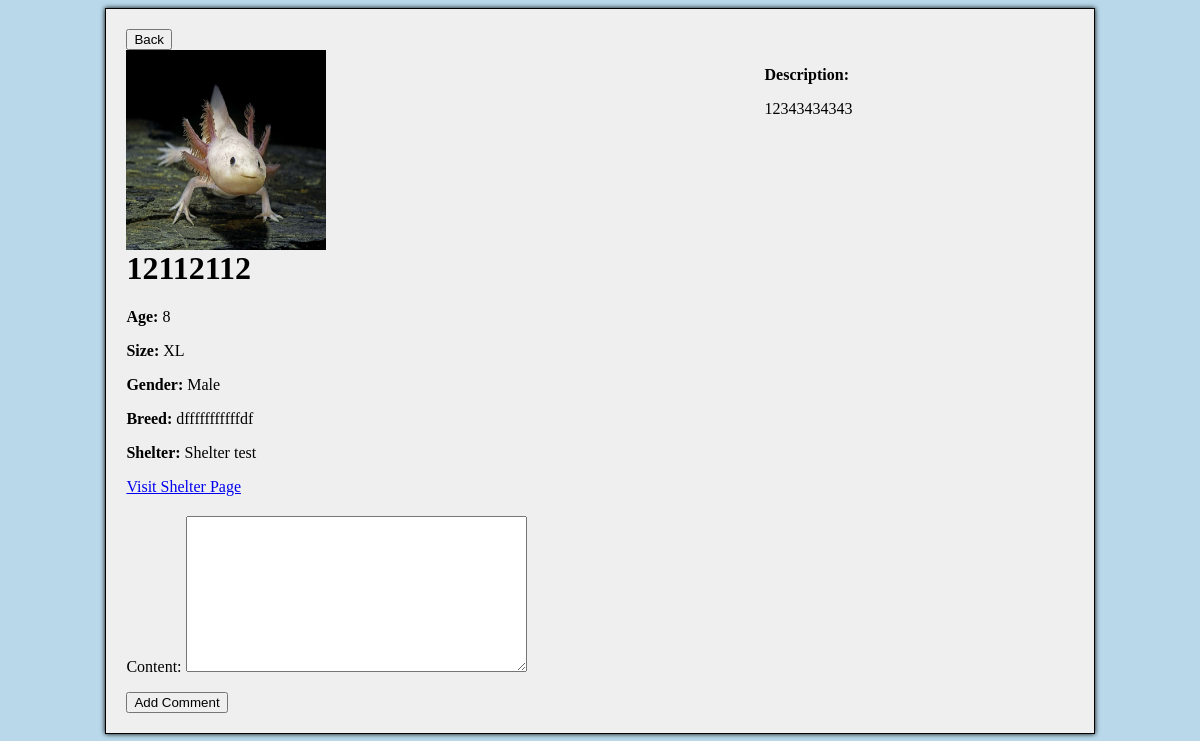
/dogs/22/, run on an earlier commit of the app's database.
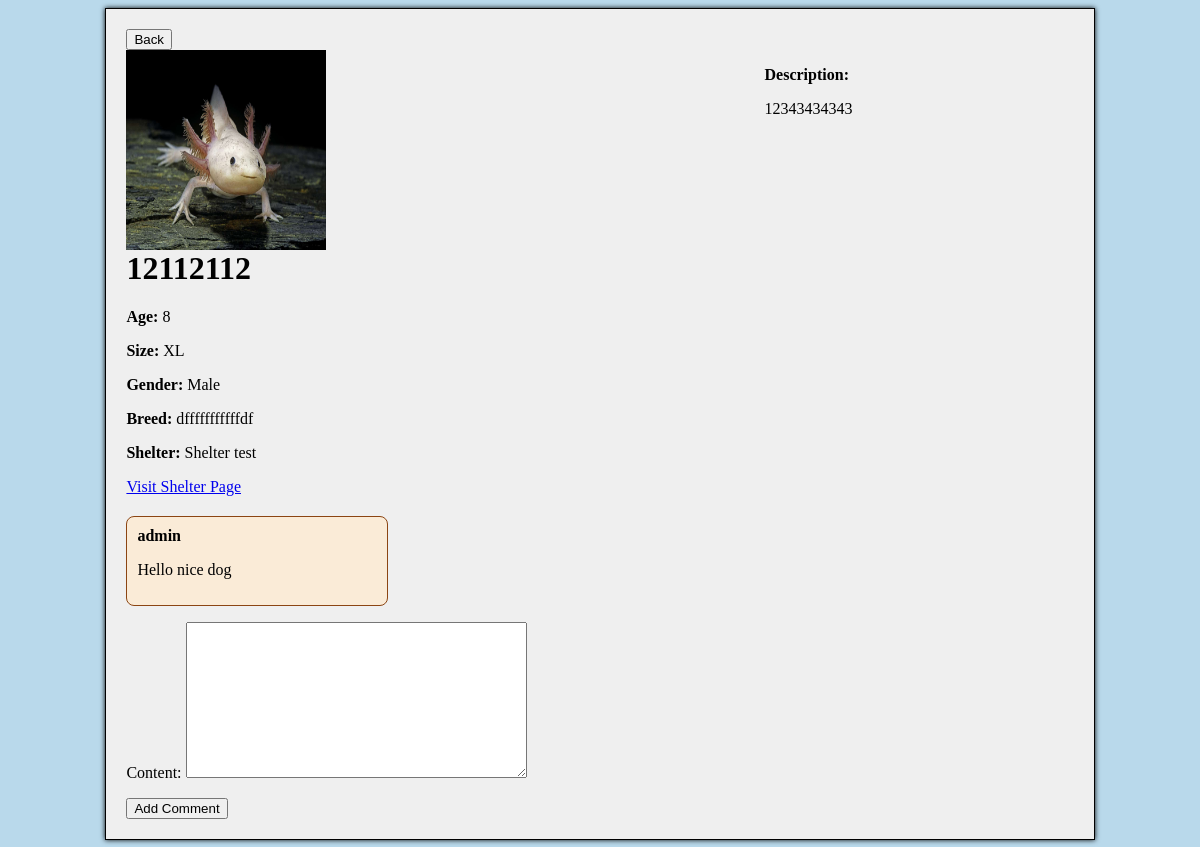
And on a later commit of the database.
### gui/models.py (models this page shows, shortened)
class Comment(models.Model):
    post = models.ForeignKey(DogAdoptionPost, on_delete=models.CASCADE, related_name='comments')
    author = models.ForeignKey(get_user_model(), on_delete=models.CASCADE)
    content = models.TextField()

class CustomUser(AbstractUser):
    ROLE_CHOICES = (
        ('ordinary', 'Ordinary User'),
        ('shelter', 'Shelter'),
    )
    role = models.CharField(max_length=10, choices=ROLE_CHOICES, default='ordinary')
    registration_code = models.CharField(max_length=100, blank=True, null=True)

### gui/views.py (the view)
# urls.py: path('dogs/<int:pk>/', DogDetailView.as_view(), name='dog_details'),
class DogDetailView(DetailView):
    model = DogAdoptionPost
    template_name = 'dog_details.html'
    context_object_name = 'dog'
    def get_context_data(self, **kwargs):
        context = super().get_context_data(**kwargs)
        context['comments'] = Comment.objects.filter(post=self.object)
        context['comment_form'] = CommentForm()
        context['dog_post'] = self.object
        return context

### gui/forms.py
class CommentForm(forms.ModelForm):
    class Meta:
        model = Comment
        fields = ('content',)

### gui/templates/dog_details.html (shortened to what this page needs)
{% extends "base_content.html" %}
{% load static %}
{% block content %}
<button onclick="window.location='{% url 'index' %}';">Back</button>
<div class="dog-details">
    <div class="left-side">
        <div class="dog-image">
            {% if dog.image %}
                <img src="{{ dog.image.url }}" style="width: 200px; height: 200px;">
            {% else %}
                <img src="{% static 'dog_silhouette.jpg' %}" style="width: 200px; height: 200px;">
            {% endif %}
        </div>
        <h1>{{ dog.name }}</h1>
        <p><strong>Age:</strong> {{ dog.age }}</p>
        <p><strong>Size:</strong> {{ dog.size }}</p>
        <p><strong>Gender:</strong> {{ dog.get_gender_display }}</p>
        <p><strong>Breed:</strong> {{ dog.breed }}</p>
        <p><strong>Shelter:</strong> {{ dog.shelter.name }}</p>
        <a href="{% url 'shelter_details' dog.shelter.pk %}">Visit Shelter Page</a>
    </div>
    <div class="right-side">
        <div class="dog-description">
            <p><strong>Description:</strong></p>
            <p>{{ dog.description }}</p>
        </div>
    </div>
</div>
<div class="comment-section">
    {% for comment in comments %}
        <div class="comment">
            <div class="author">{{ comment.author }}</div>
            <p>{{ comment.content }}</p>
        </div>
    {% endfor %}
    <form action="{% url 'add_comment_to_post' dog.pk %}" method="post">
        {{ comment_form.as_p }}
        <button type="submit">Add Comment</button>
    </form>
</div>
{% endblock %}

What changed in the data, as far as the page shows it:
added Comment: author "admin", content "Hello nice dog"
